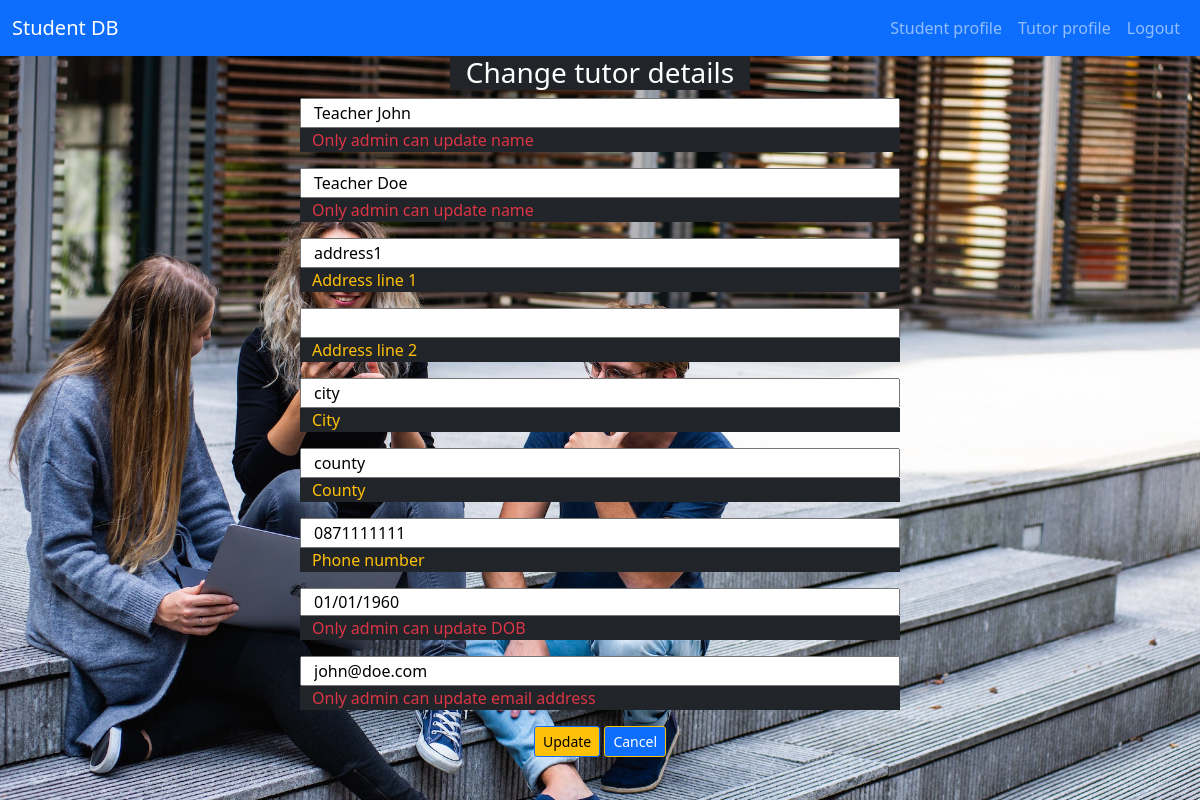
/update_tutor_profile/1 (signed in), run on the app's committed database.
### application/models.py (models this page shows, shortened)
class Tutors(db.Model):
    id = db.Column(db.Integer, primary_key=True)
    t_modules = db.relationship('Modules', cascade="all,delete", backref='tutors') # FK ref Modules
    tutor_fname = db.Column(db.String(30), nullable=False)
    tutor_lname = db.Column(db.String(30), nullable=False)
    tutor_address1 = db.Column(db.String(50), nullable=False)
    tutor_address2 = db.Column(db.String(50), nullable=False)
    tutor_city = db.Column(db.String(30), nullable=False)
    tutor_county = db.Column(db.String(30), nullable=False)
    tutor_phone = db.Column(db.String(20), nullable=False)
    tutor_DOB = db.Column(db.Date, nullable=False)
    tutor_email = db.Column(db.String(50), nullable=False)
    tutor_password_ff = db.Column(db.String(50), nullable=False)
    authority_lvl = db.Column(db.Integer, nullable=False)

### application/routes.py (the view, shortened to what this page needs)
@app.route("/update_tutor_profile/<int:tutor_id>", methods=["GET", "POST"])
def update_tutor_profile(tutor_id):
    if session['user_email']:
        form = TutorForm()
        tutor = Tutors.query.filter_by(id=tutor_id).first()
    return render_template("update_tutor_profile.html", form=form, tutor=tutor)

### templates/update_tutor_profile.html (shortened to what this page needs)
{% extends "base.html" %}
{% block content %}
<h3 class="mx-auto text-center bg-dark w-25">Change tutor details</h3>
    <div class="row m-auto w-50">
        <div class="">
            <div class="">
                <div class="row">
                    <form class="" method="POST" action="{{ url_for('update_tutor_profile', tutor_id=tutor.id) }}">
                        <div class="row">
                            {% if session['user_email'] == "admin@admin.com" %}
                            {{ form.tutor_fname(class="form-input small-input", value=tutor.tutor_fname) }}
                            <span class="text-warning bg-dark">Forename</span>
                            {% else %}
                            {{ form.tutor_fname(readonly=true, class="form-input small-input", value=tutor.tutor_fname) }}
                            <span class="text-danger bg-dark">Only admin can update name</span>
                            {% endif %}
                        </div>
                        <div class="row">
                            {% if session['user_email'] == "admin@admin.com" %}
                            {{ form.tutor_lname(class="form-input small-input", value=tutor.tutor_lname) }}
                            <span class="text-warning bg-dark">Surname</span>
                            {% else %}
                            {{ form.tutor_lname(readonly=true, class="form-input small-input", value=tutor.tutor_lname) }}
                            <span class="text-danger bg-dark">Only admin can update name</span>
                            {% endif %}
                        </div>
                        <div class="row">
                            {{ form.tutor_address1(class="form-input small-input", value=tutor.tutor_address1) }}
                            <span class="text-warning bg-dark">Address line 1</span>
                        </div>
                        <div class="row">
                        {{ form.tutor_address2(class="form-input small-input", value=tutor.tutor_address2) }}
                        <span class="text-warning bg-dark">Address line 2</span>
                        </div>
                        <div class="row">
                            {{ form.tutor_city(class="form-input small-input", value=tutor.tutor_city) }}
                            <span class="text-warning bg-dark">City</span>
                        </div>
                        <div class="row">
                            {{ form.tutor_county(class="form-input small-input", value=tutor.tutor_county) }}
                            <span class="text-warning bg-dark">County</span>
                        </div>
                        <div class="row">
                            {{ form.tutor_phone(class="form-input small-input", value=tutor.tutor_phone) }}
                            <span class="text-warning bg-dark">Phone number</span>
                        </div>
                        <div class="row">
                            {% if session['user_email'] == "admin@admin.com" %}
                            {{ form.tutor_DOB(class="form-input small-input", value=tutor.tutor_DOB) }}
                            <span class="text-warning bg-dark">Date of birth</span>
                            {% else %}
                            {{ form.tutor_DOB(readonly=true, class="form-input small-input", value=tutor.tutor_DOB) }}
                            <span class="text-danger bg-dark">Only admin can update DOB</span>
                            {% endif %}
                        </div>
                        <div class="row">
                            {% if session['user_email'] == "admin@admin.com" %}
                            {{ form.tutor_email(class="form-input small-input", value=tutor.tutor_email) }}
                            <span class="text-warning bg-dark">Email address</span>
                            {% else %}
                            {{ form.tutor_email(readonly=true, class="form-input small-input", value=tutor.tutor_email) }}
                            <span class="text-danger bg-dark">Only admin can update email address</span>
                            {% endif %}
                        </div>
                        <div class="text-center">
                        <button type="submit" class="btn btn-warning border-primary btn-sm">
                            Update
                        </button>
                        {% if session['user_email'] == "admin@admin.com" %}
                            {% if tutor.tutor_email != "admin@admin.com" %}
                        <a href="{{ url_for('delete_tutor', tutor_id=tutor.id) }}" class="btn btn-danger border-warning btn-sm">Delete</a>
                            {% else %}
                            {% endif %}
                        <a href="{{ url_for('tutor_profile') }}" class="btn btn-primary border-warning btn-sm">Cancel</a>
                        {% else %}
                        <a href="{{ url_for('tutor_profile') }}" class="btn btn-primary border-warning btn-sm">Cancel</a>
                        {% endif %}
                        </div>
                    </form>
                </div>
            </div>
        </div>
    </div>
{% endblock %}

### static/css/style.css (style rules this page uses)
body { color: white; }

### data on the page
Tutors: tutor_fname "Teacher John", tutor_lname "Teacher Doe", tutor_address1 "address1", tutor_city "city", tutor_county "county", tutor_phone "0871111111", tutor_DOB "01/01/1960", tutor_email "john@doe.com"
